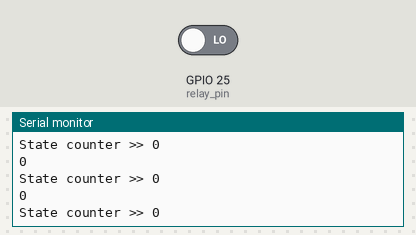
Bench run of a sketch on a simulated ESP32. On the bench: the last lines printed to the serial monitor. The inputs (shaded band) are chosen by the test bench; at power-on: GPIO 25 (relay_pin) LOW.

Above: at 1.2 s.
1.3 s: GPIO 25 (relay_pin) driven HIGH
At 1.56 s:
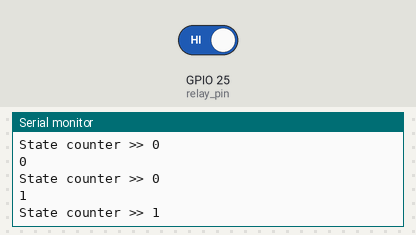
At 3.56 s:
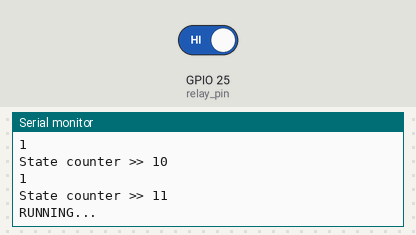
Timing chart, 0 to 5.1 s (numbered marks = the images above; inputs shaded):
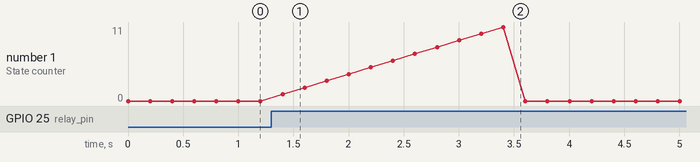

Measured:
- after the input at 1.3 s, the serial monitor: prints a new line after 0.10 s (image 1)

The sketch:

digital_read_test.ino
```cpp
// Read Digital Relay value from Ardupilot


const int relay_pin = 25;
int _relay_threshold = 10;
bool _relay_state = false;
int _state_counter = 0;


void setup() {
  // put your setup code here, to run once:
  // initialize serial communication
  Serial.begin(38400);
  while (!Serial);

  // setting the digital relay switch
  // from the flight computer
  pinMode(relay_pin, INPUT);
  Serial.println("-----------------------");
  Serial.print("The relay is : ");
  Serial.print(digitalRead(relay_pin));
}

void loop() {
  // put your main code here, to run repeatedly:

  int relay_cmd = digitalRead(relay_pin);
  Serial.println(relay_cmd);

  if (!_relay_state) {
    if (relay_cmd == 1) {
      _state_counter++;
      }

    else {
      _state_counter = 0;
      }
    }

  else if (_relay_state) {
    if (relay_cmd == 0) {
      _state_counter++;
      }
    else {
      _state_counter = 0;
      }
    }
  Serial.print("State counter >> ");
  Serial.println(_state_counter);

  if (_state_counter > _relay_threshold) {
    _state_counter = 0;
    _relay_state = !_relay_state;
    }

  if (_relay_state) {
    Serial.println("RUNNING...");
    }

  delay(200);
}
```
